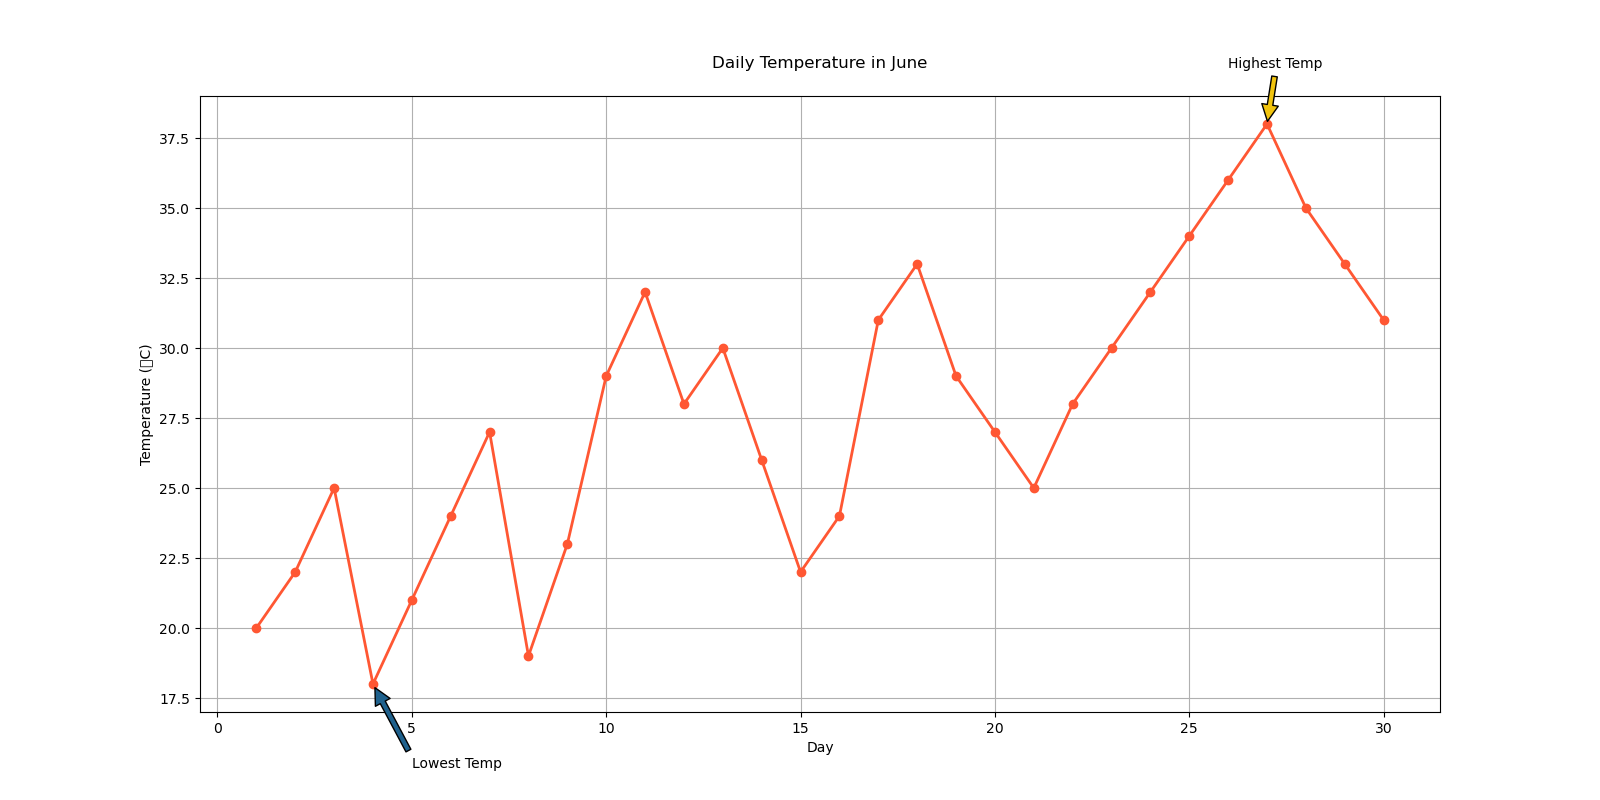

Generate this figure with Python:

import matplotlib.pyplot as plt

# Data
days = list(range(1, 31))
temperature = [20, 22, 25, 18, 21, 24, 27, 19, 23, 29, 
               32, 28, 30, 26, 22, 24, 31, 33, 29, 27, 
               25, 28, 30, 32, 34, 36, 38, 35, 33, 31]

plt.figure(figsize=(16, 8))  # Changing width and height of the chart
plt.plot(days, temperature, marker='o', color='#FF5733', linewidth=2)  # Modified color scheme

# Adding annotations for the highest and lowest temperatures
plt.annotate('Lowest Temp', xy=(4, 18), xytext=(5, 15),
             arrowprops=dict(facecolor='#1F618D', shrink=0.05))
plt.annotate('Highest Temp', xy=(27, 38), xytext=(26, 40),
             arrowprops=dict(facecolor='#F1C40F', shrink=0.05))

plt.title('Daily Temperature in June', pad=20)  # New headline which fits the topic
plt.xlabel('Day')  # Changing labels to fit the new data type
plt.ylabel('Temperature (°C)')
plt.grid(True)

plt.show()
